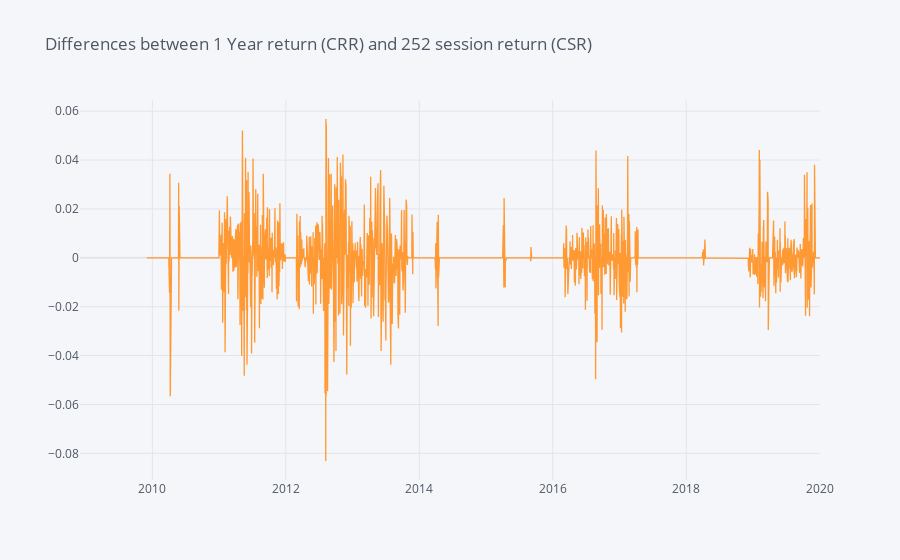

Here is the notebook cell this chart was saved with:
### Markdown cell above
Once again the CRR function (compute_rolling_cagr()) proves to be correct. Pretty much happens with 2,3,4 etc years.

### Code cell
Returns['CRR-CSR'] = Returns['CRR'] - Returns['CSR']
Returns['CRR-CSR'].iplot(title="Differences between 1 Year return (CRR) and 252 session return (CSR)")

### Figure 1 — Plotly figure (JSON) as saved in the notebook; plotly's stock layout.template omitted (floating-point values rounded to 4 significant figures; data arrays with more than 128 entries replaced by an {"elided": "..."} marker saying what was removed)
{"data": [{"line": {"color": "rgba(255, 153, 51, 1.0)", "dash": "solid", "shape": "linear", "width": 1.3}, "mode": "lines", "name": "CRR-CSR", "text": "", "type": "scatter", "x": {"elided": "2792 str values"}, "y": {"elided": "2792 mixed values"}}], "layout": {"autosize": true, "legend": {"bgcolor": "#F5F6F9", "font": {"color": "#4D5663"}}, "paper_bgcolor": "#F5F6F9", "plot_bgcolor": "#F5F6F9", "title": {"font": {"color": "#4D5663"}, "text": "Differences between 1 Year return (CRR) and 252 session return (CSR)"}, "xaxis": {"autorange": true, "gridcolor": "#E1E5ED", "range": ["2008-12-01", "2020-01-03"], "showgrid": true, "tickfont": {"color": "#4D5663"}, "title": {"font": {"color": "#4D5663"}, "text": ""}, "type": "date", "zerolinecolor": "#E1E5ED"}, "yaxis": {"autorange": true, "gridcolor": "#E1E5ED", "range": [-0.09092, 0.06458], "showgrid": true, "tickfont": {"color": "#4D5663"}, "title": {"font": {"color": "#4D5663"}, "text": ""}, "type": "linear", "zerolinecolor": "#E1E5ED"}}}
